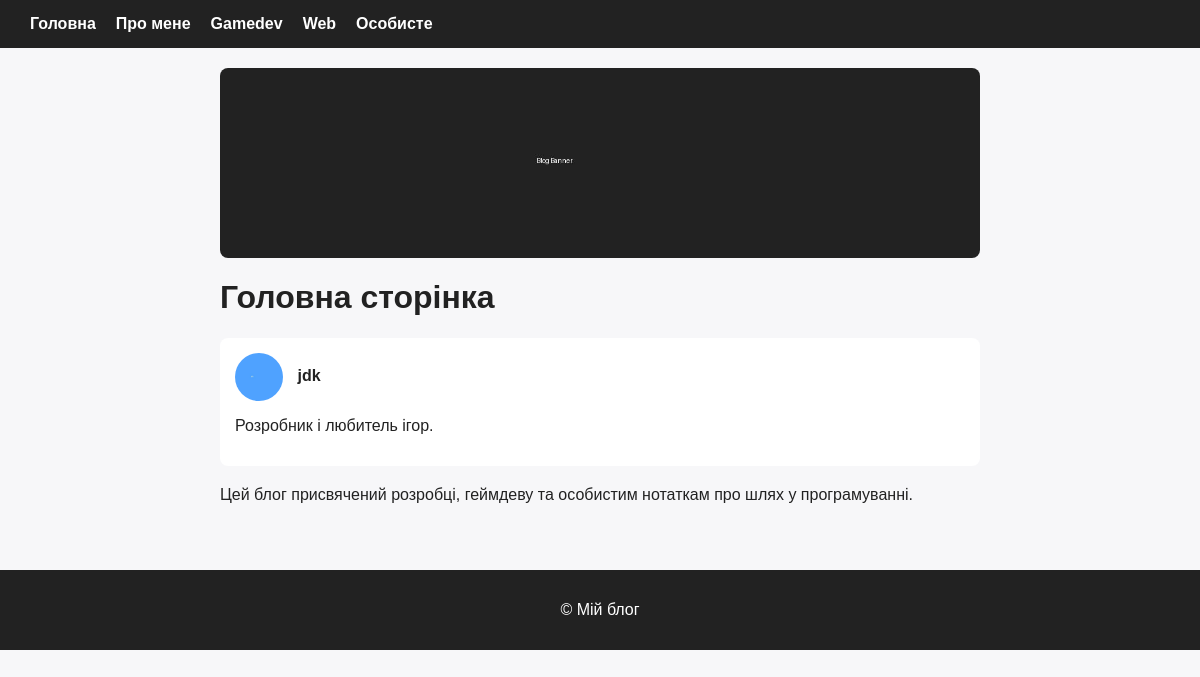
/index, run on the app's committed database.
### tables this page shows
CREATE TABLE users (
            id INTEGER PRIMARY KEY AUTOINCREMENT,
            name TEXT NOT NULL,
            photo TEXT NOT NULL,
            short_description TEXT NOT NULL,
            full_description TEXT NOT NULL
        );

### main.py (the view)
@app.route('/')
@app.route('/index')
def index():
    user = get_user()
    return render_template('index.html', user=user)

### db_scripts.py (called while the page is built)
def get_connection():
    conn = sqlite3.connect(DB_PATH)
    conn.row_factory = sqlite3.Row
    return conn

def get_user():
    conn = get_connection()
    user = conn.execute('SELECT * FROM users ORDER BY id LIMIT 1').fetchone()
    conn.close()
    if user is None:
        return None
    return dict(user)

### templates/index.html (shortened to what this page needs)
{% extends 'base.html' %}
{% block body %}
    {% include 'banner.html' %}
    <h1>Головна сторінка</h1>
    <a href="{{ url_for('about') }}" class="user-preview">
        <img class="avatar-small" src="{{ url_for('static', filename='images/' ~ user.photo) }}" alt="{{ user.name }}">
        <span class="user-name">{{ user.name }}</span>
        <p class="user-short-description">{{ user.short_description }}</p>
    </a>
    <p class="blog-description">
        Цей блог присвячений розробці, геймдеву та особистим нотаткам про шлях у програмуванні.
    </p>
{% endblock %}

### static/css/main.css (style rules this page uses)
* { box-sizing: border-box; }
body { margin: 0; font-family: Arial, Helvetica, sans-serif; background: #f7f7f9; color: #222; }
.avatar-small { width: 48px; height: 48px; border-radius: 50%; object-fit: cover; vertical-align: middle; margin-right: 10px; }
.user-preview { display: block; text-decoration: none; color: inherit; padding: 15px; background: #fff; border-radius: 8px; margin-bottom: 20px; }
.user-name { font-weight: bold; }

### data on the page
users: photo (placeholder picture), name "jdk", short_description "Розробник і любитель ігор."
